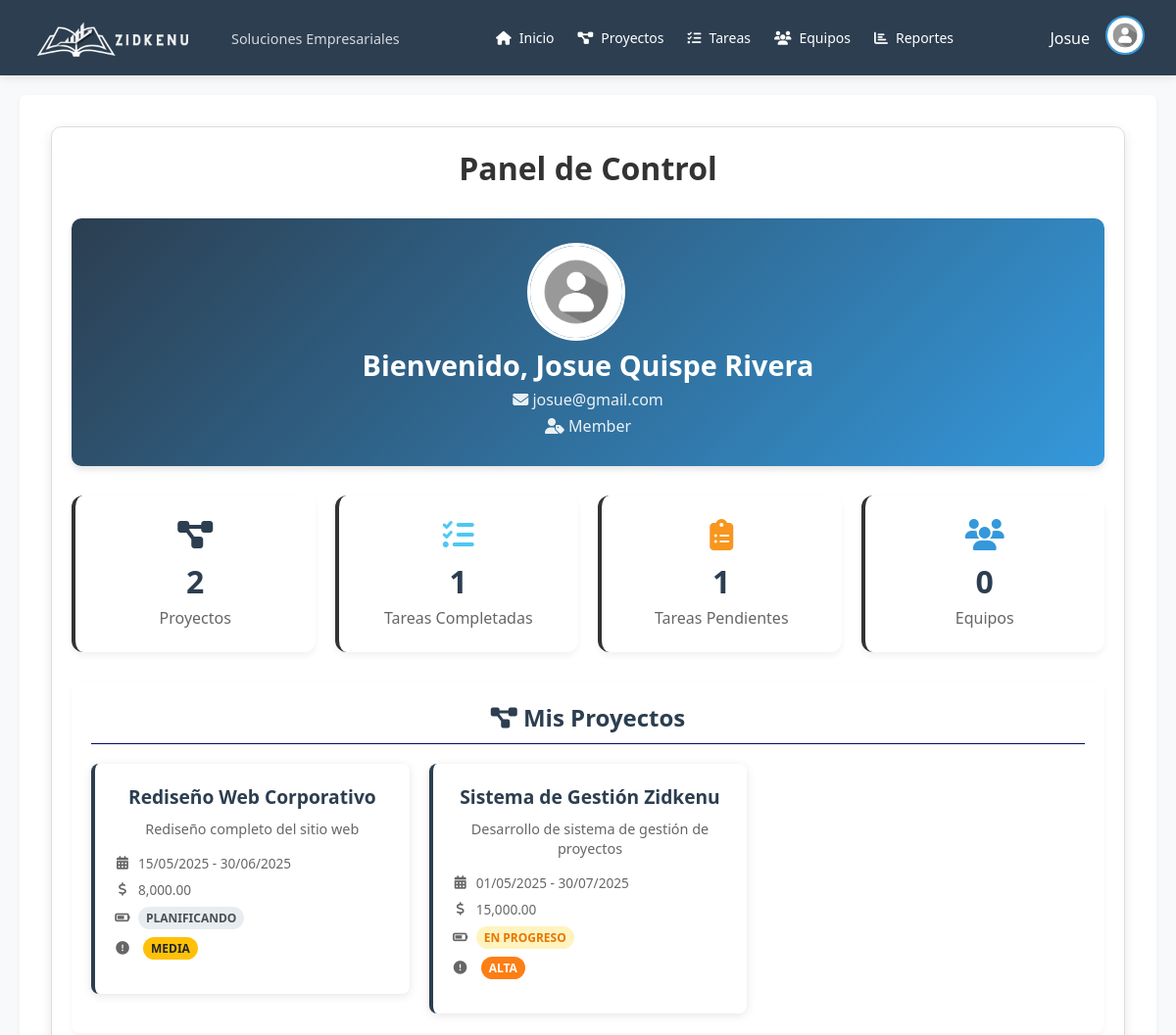
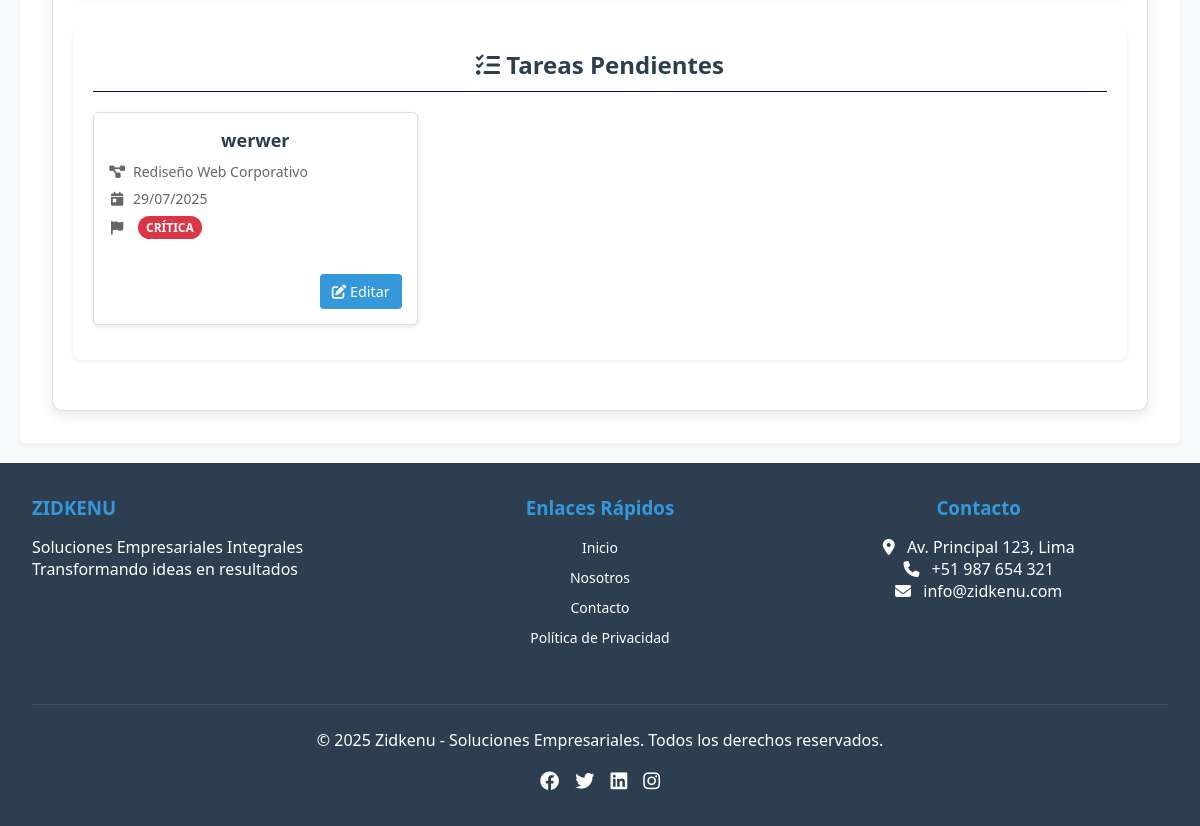
Screenshot of /pantallas/home_screen.php (signed in) with the database file from the repository (2 pictures, top to bottom).
### tables this page shows
CREATE TABLE `users` (
  `id` int(11) NOT NULL,
  `username` varchar(50) NOT NULL,
  `password` varchar(255) NOT NULL,
  `email` varchar(100) DEFAULT NULL,
  `nombres` varchar(50) NOT NULL,
  `apellidos` varchar(50) NOT NULL,
  `fecha_nacimiento` date NOT NULL,
  `dni` int(8) NOT NULL,
  `celular` int(9) NOT NULL,
  `foto_perfil` varchar(255) DEFAULT '../assets/foto_perfil/default.png',
  `role` enum('admin','manager','member') NOT NULL DEFAULT 'member',
  `created_at` timestamp NOT NULL DEFAULT current_timestamp(),
  `updated_at` timestamp NOT NULL DEFAULT current_timestamp() ON UPDATE current_timestamp()
);

CREATE TABLE `projects` (
  `id` int(11) NOT NULL,
  `name` varchar(100) NOT NULL,
  `description` text DEFAULT NULL,
  `client_id` int(11) DEFAULT NULL,
  `manager_id` int(11) NOT NULL,
  `start_date` date NOT NULL,
  `end_date` date DEFAULT NULL,
  `budget` decimal(15,2) DEFAULT NULL,
  `status` enum('planning','in_progress','on_hold','completed','cancelled') NOT NULL DEFAULT 'planning',
  `priority` enum('low','medium','high','critical') NOT NULL DEFAULT 'medium',
  `created_at` timestamp NOT NULL DEFAULT current_timestamp(),
  `updated_at` timestamp NOT NULL DEFAULT current_timestamp() ON UPDATE current_timestamp()
);

CREATE TABLE `tasks` (
  `id` int(11) NOT NULL,
  `project_id` int(11) NOT NULL,
  `title` varchar(255) NOT NULL,
  `description` text DEFAULT NULL,
  `assigned_to` int(11) DEFAULT NULL,
  `created_by` int(11) NOT NULL,
  `due_date` date DEFAULT NULL,
  `status` enum('not_started','in_progress','completed','deferred','cancelled') NOT NULL DEFAULT 'not_started',
  `priority` enum('low','medium','high','critical') NOT NULL DEFAULT 'medium',
  `progress` tinyint(3) NOT NULL DEFAULT 0,
  `created_at` timestamp NOT NULL DEFAULT current_timestamp(),
  `updated_at` timestamp NOT NULL DEFAULT current_timestamp() ON UPDATE current_timestamp()
);

### pantallas/home_screen.php (the view, shortened to what this page needs)
<?php
require '../conexion/config.php';
function translateStatus($status) {
    $translations = [
        'planning' => 'Planificando',
        'in_progress' => 'En Progreso',
        'completed' => 'Completado',
        'on_hold' => 'En Pausa',
        'cancelled' => 'Cancelado'
    ];
    return $translations[$status] ?? ucfirst(str_replace('_', ' ', $status));
}
function translatePriority($priority) {
    $translations = [
        'low' => 'Baja',
        'medium' => 'Media',
        'high' => 'Alta',
        'critical' => 'Crítica'
    ];
    return $translations[$priority] ?? ucfirst($priority);
}
$user_stmt = $pdo->prepare("SELECT * FROM users WHERE id = ?");
$user_stmt->execute([$_SESSION['user_id']]);
$user = $user_stmt->fetch();
$fotoPerfil = file_exists($user['foto_perfil']) ? $user['foto_perfil'] : '../assets/foto_perfil/default.jpg';
$projects_stmt = $pdo->prepare("SELECT p.* FROM projects p
                              JOIN project_team pt ON p.id = pt.project_id
                              WHERE pt.user_id = ? ORDER BY p.end_date ASC");
$projects_stmt->execute([$_SESSION['user_id']]);
$projects = $projects_stmt->fetchAll();
$tasks_stmt = $pdo->prepare("SELECT t.*, p.name as project_name FROM tasks t
                            JOIN projects p ON t.project_id = p.id
                            WHERE t.assigned_to = ? AND t.status != 'completed'
                            ORDER BY t.due_date ASC LIMIT 5");
$tasks_stmt->execute([$_SESSION['user_id']]);
$tasks = $tasks_stmt->fetchAll();
$stats_stmt = $pdo->prepare("SELECT
                            (SELECT COUNT(*) FROM projects p JOIN project_team pt ON p.id = pt.project_id WHERE pt.user_id = ?) as total_projects,
                            (SELECT COUNT(*) FROM tasks WHERE assigned_to = ? AND status = 'completed') as completed_tasks,
                            (SELECT COUNT(*) FROM tasks WHERE assigned_to = ? AND status != 'completed') as pending_tasks");
$stats_stmt->execute([$_SESSION['user_id'], $_SESSION['user_id'], $_SESSION['user_id']]);
$stats = $stats_stmt->fetch();
$teams_stmt = $pdo->prepare("SELECT t.* FROM teams t
                            JOIN team_members tm ON t.id = tm.team_id
                            WHERE tm.user_id = ?");
$teams_stmt->execute([$_SESSION['user_id']]);
$teams = $teams_stmt->fetchAll();
?>
<!DOCTYPE html>
<html lang="es">
<head>
    <link rel="stylesheet" href="../css/main_screen.css">
    <link rel="stylesheet" href="https://cdnjs.cloudflare.com/ajax/libs/font-awesome/6.0.0/css/all.min.css">
</head>
<body>
    <?php include '../estructura/header.php'; ?>
    <div class="container">
        <div class="dashboard-header">
            <h1>Panel de Control</h1>
        </div>
        <div class="welcome-section">
            <img src="<?= htmlspecialchars($fotoPerfil) ?>" alt="Foto de perfil" class="profile-img">
            <div class="user-info">
                <h1>Bienvenido, <?= htmlspecialchars($user['nombres'] . ' ' . htmlspecialchars($user['apellidos'])) ?></h1>
                <p><i class="fas fa-envelope"></i> <?= htmlspecialchars($user['email']) ?></p>
                <p><i class="fas fa-user-tag"></i> <?= ucfirst(htmlspecialchars($user['role'])) ?></p>
            </div>
        </div>
        <div class="stats-grid">
            <div class="stat-card">
                <i class="fas fa-project-diagram" style="color: var(--primary-color);"></i>
                <h3><?= htmlspecialchars($stats['total_projects']) ?></h3>
                <p>Proyectos</p>
            </div>
            <div class="stat-card">
                <i class="fas fa-tasks" style="color: var(--success-color);"></i>
                <h3><?= htmlspecialchars($stats['completed_tasks']) ?></h3>
                <p>Tareas Completadas</p>
            </div>
            <div class="stat-card">
                <i class="fas fa-clipboard-list" style="color: var(--warning-color);"></i>
                <h3><?= htmlspecialchars($stats['pending_tasks']) ?></h3>
                <p>Tareas Pendientes</p>
            </div>
            <div class="stat-card">
                <i class="fas fa-users" style="color: var(--secondary-color);"></i>
                <h3><?= count($teams) ?></h3>
                <p>Equipos</p>
            </div>
        </div>
        <div class="projects-section">
            <div class="section-header">
                <h2><i class="fas fa-project-diagram"></i> Mis Proyectos</h2>
            </div>
            <?php if (empty($projects)): ?>
                <div class="empty-state">
                    <i class="fas fa-project-diagram"></i>
                    <p>No tienes proyectos asignados.</p>
                </div>
            <?php else: ?>
                <div class="projects-grid">
                    <?php foreach ($projects as $project): ?>
                        <div class="project-card">
                            <h3><?= htmlspecialchars($project['name']) ?></h3>
                            <p><?= htmlspecialchars($project['description']) ?></p>
                            <div class="project-meta">
                                <span>
                                    <i class="fas fa-calendar-alt"></i>
                                    <?= date('d/m/Y', strtotime($project['start_date'])) ?> -
                                    <?= $project['end_date'] ? date('d/m/Y', strtotime($project['end_date'])) : 'Sin fecha fin' ?>
                                </span>
                                <span>
                                    <i class="fas fa-dollar-sign"></i>
                                    <?= $project['budget'] ? number_format($project['budget'], 2) : 'Sin presupuesto' ?>
                                </span>
                                <span>
                                    <i class="fas fa-battery-three-quarters"></i>
                                    <span class="status-badge status-<?= str_replace('_', '-', $project['status']) ?>">
                                        <?= translateStatus($project['status']) ?>
                                    </span>
                                </span>
                                <span>
                                    <i class="fas fa-exclamation-circle"></i>
                                    <span class="priority-badge priority-<?= $project['priority'] ?>">
                                        <?= translatePriority($project['priority']) ?>
                                    </span>
                                </span>
                            </div>
                        </div>
                    <?php endforeach; ?>
                </div>
            <?php endif; ?>
        </div>
        <div class="tasks-section">
            <div class="section-header">
                <h2><i class="fas fa-tasks"></i> Tareas Pendientes</h2>
            </div>
            <?php if (empty($tasks)): ?>
                <div class="empty-state">
                    <i class="fas fa-tasks"></i>
                    <p>No tienes tareas pendientes.</p>
                </div>
            <?php else: ?>
                <div class="tasks-grid">
                    <?php foreach ($tasks as $task): ?>
                        <div class="task-card">
                            <div class="task-title"><?= htmlspecialchars($task['title']) ?></div>
                            <div class="task-meta">
                                <span>
                                    <i class="fas fa-project-diagram"></i>
                                    <?= htmlspecialchars($task['project_name']) ?>
                                </span>
                                <span>
                                    <i class="fas fa-calendar-day"></i>
                                    <?= date('d/m/Y', strtotime($task['due_date'])) ?>
                                </span>
                                <span>
                                    <i class="fas fa-flag"></i>
                                    <span class="priority-badge priority-<?= $task['priority'] ?>">
                                        <?= translatePriority($task['priority']) ?>
                                    </span>
                                </span>
                            </div>
                            <div class="task-actions">
                                <a href="./tareas/edit_task.php?id=<?= $task['id'] ?>" class="btn" style="padding: 8px 12px; font-size: 0.9rem;">
                                    <i class="fas fa-edit"></i> Editar
                                </a>
                            </div>
                        </div>
                    <?php endforeach; ?>
                </div>
            <?php endif; ?>
        </div>
    </div>
    <?php include '../estructura/footer.php'; ?>
</body>
</html>

### estructura/header.php (shortened to what this page needs)
<?php
if (session_status() === PHP_SESSION_NONE) {
    session_start();
}require_once __DIR__ . '/../conexion/config.php';
?>
<!DOCTYPE html>
<html lang="es">
<head>
    <link rel="stylesheet" href="https://cdnjs.cloudflare.com/ajax/libs/font-awesome/6.4.0/css/all.min.css">
    <link rel="stylesheet" href="../css/style.css">
</head>
<body>
    <header class="navbar">
        <div class="logo-container">
            <img src="<?= BASE_URL ?>assets/img/zidkenu_logo.png" alt="Zidkenu Logo" class="logo-img">
            <div>
                <span class="logo-slogan">Soluciones Empresariales</span>
            </div>
        </div>
        <nav class="nav-links">
            <a href="<?= BASE_URL ?>./pantallas/home_screen.php"><i class="fas fa-home"></i> Inicio</a>
            <a href="<?= BASE_URL ?>./pantallas/proyectos/projects.php"><i class="fas fa-project-diagram"></i> Proyectos</a>
            <a href="<?= BASE_URL ?>./pantallas/tareas/tasks.php"><i class="fas fa-tasks"></i> Tareas</a>
            <a href="<?= BASE_URL ?>./pantallas/equipos/team.php"><i class="fas fa-users"></i> Equipos</a>
            <a href="<?= BASE_URL ?>./pantallas/reportes/reports.php"><i class="fas fa-chart-bar"></i> Reportes</a>
        </nav>
        <?php if (isset($_SESSION['user_id'])): ?>
        <div class="user-menu">
            <span class="username"><?= htmlspecialchars($user['nombres'] ?? 'Usuario') ?></span>
            <div class="dropdown">
                <img src="<?= BASE_URL . '/' . htmlspecialchars($_SESSION['user_avatar'] ?? $user['foto_perfil'] ?? 'default.jpg') ?>" alt="Avatar" class="avatar" id="avatarBtn">
            </div>
        </div>
        <?php endif; ?>
    </header>
    <main class="main-content">

### rows the page displays
users: nombres "Josue", foto_perfil (placeholder picture), nombres+apellidos "Josue Quispe Rivera", email "josue@gmail.com", role "Member"
projects: name "Rediseño Web Corporativo", description "Rediseño completo del sitio web", start_date "15/05/2025", end_date "30/06/2025", budget "8,000.00"
projects: name "Sistema de Gestión Zidkenu", description "Desarrollo de sistema de gestión de proyectos", start_date "01/05/2025", end_date "30/07/2025", budget "15,000.00"
tasks: title "werwer", project.name "Rediseño Web Corporativo", due_date "29/07/2025"

### other values shown
$stats['total_projects'] "2"
$stats['completed_tasks'] "1"
$stats['pending_tasks'] "1"
count($teams) "0"
